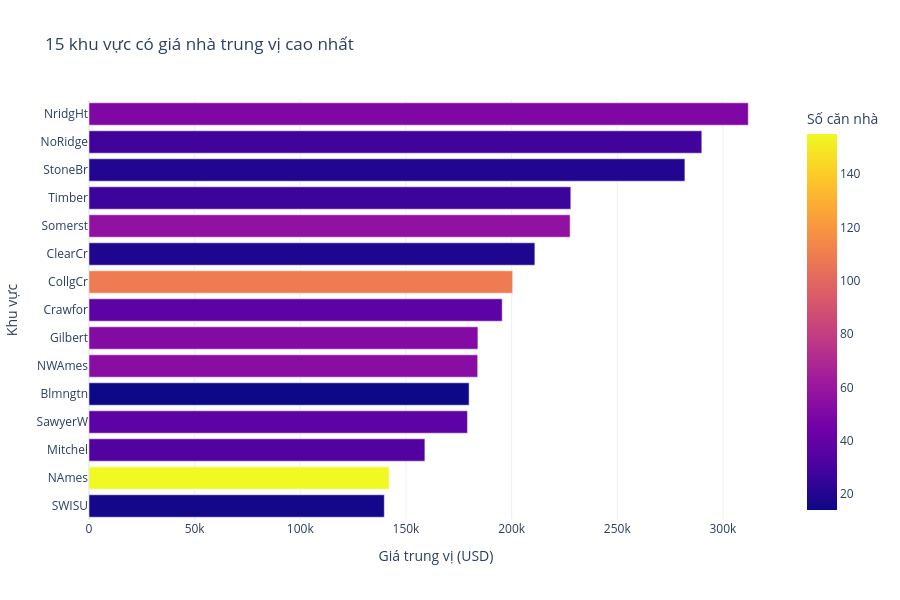

Write notebook code for a chart like this one.
### Markdown cell above
So sánh giá nhà theo khu vực

### Code cell
neighborhood_stats = (
    df.groupby("Neighborhood")["SalePrice"]
    .agg(["median", "mean", "count"])
    .reset_index()
)

neighborhood_stats.columns = [
    "Neighborhood",
    "MedianPrice",
    "MeanPrice",
    "Count"
]

# Chỉ hiển thị các khu vực đủ số mẫu
neighborhood_stats = neighborhood_stats[
    neighborhood_stats["Count"] >= 10
]

top_areas = (
    neighborhood_stats
    .nlargest(15, "MedianPrice")
    .sort_values("MedianPrice")
)

fig = px.bar(
    top_areas,
    x="MedianPrice",
    y="Neighborhood",
    orientation="h",
    color="Count",
    hover_data=["MeanPrice", "Count"],
    title="15 khu vực có giá nhà trung vị cao nhất",
    labels={
        "MedianPrice": "Giá trung vị (USD)",
        "Neighborhood": "Khu vực",
        "Count": "Số căn nhà",
        "MeanPrice": "Giá trung bình (USD)"
    }
)

fig.update_layout(
    template="plotly_white",
    height=600
)

fig.show()

### Figure 1 — Plotly figure (JSON) as saved in the notebook; plotly's stock layout.template omitted (floating-point values rounded to 4 significant figures)
{"data": [{"customdata": [[144600.0, 16.0], [147600.0, 155.0], [158300.0, 34.0], [180200.0, 38.0], [191500.0, 14.0], [189400.0, 54.0], [198900.0, 52.0], [210700.0, 38.0], [201700.0, 109.0], [221800.0, 19.0], [224100.0, 57.0], [238100.0, 27.0], [302600.0, 20.0], [329000.0, 28.0], [310700.0, 50.0]], "hovertemplate": "Giá trung vị (USD)=%{x}<br>Khu vực=%{y}<br>Giá trung bình (USD)=%{customdata[0]}<br>Số căn nhà=%{marker.color}<extra></extra>", "legendgroup": "", "marker": {"color": [16, 155, 34, 38, 14, 54, 52, 38, 109, 19, 57, 27, 20, 28, 50], "coloraxis": "coloraxis", "pattern": {"shape": ""}}, "name": "", "orientation": "h", "showlegend": false, "textposition": "auto", "type": "bar", "x": [139800.0, 142000.0, 159000.0, 179100.0, 179900.0, 184000.0, 184000.0, 195600.0, 200500.0, 211000.0, 227700.0, 228000.0, 282000.0, 290000.0, 312000.0], "xaxis": "x", "y": ["SWISU", "NAmes", "Mitchel", "SawyerW", "Blmngtn", "NWAmes", "Gilbert", "Crawfor", "CollgCr", "ClearCr", "Somerst", "Timber", "StoneBr", "NoRidge", "NridgHt"], "yaxis": "y"}], "layout": {"barmode": "relative", "coloraxis": {"colorbar": {"title": {"text": "Số căn nhà"}}, "colorscale": [[0, "#0d0887"], [0.1111, "#46039f"], [0.2222, "#7201a8"], [0.3333, "#9c179e"], [0.4444, "#bd3786"], [0.5556, "#d8576b"], [0.6667, "#ed7953"], [0.7778, "#fb9f3a"], [0.8889, "#fdca26"], [1, "#f0f921"]]}, "height": 600, "legend": {"tracegroupgap": 0}, "title": {"text": "15 khu vực có giá nhà trung vị cao nhất"}, "xaxis": {"anchor": "y", "domain": [0, 1], "title": {"text": "Giá trung vị (USD)"}}, "yaxis": {"anchor": "x", "domain": [0, 1], "title": {"text": "Khu vực"}}}}
